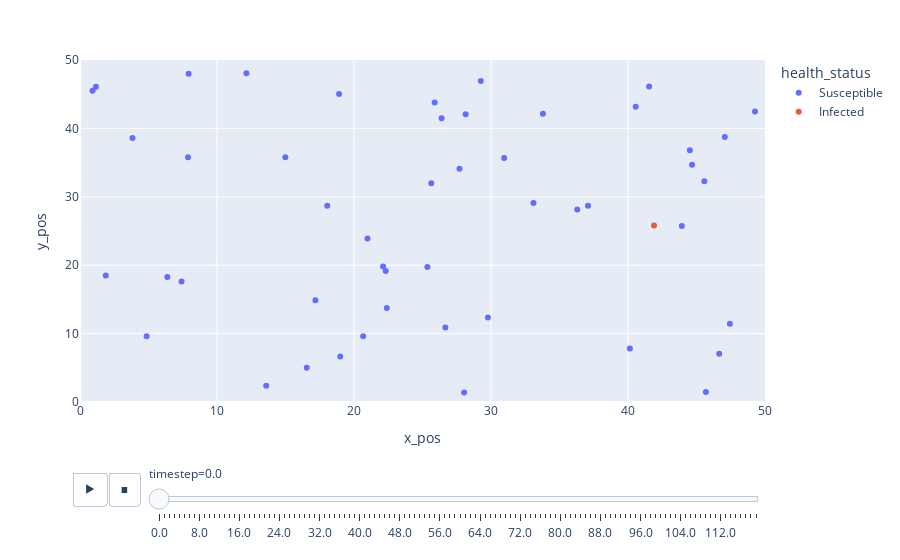

This figure's notebook cell:
### Code cell
px.scatter(s.view_df(), x="x_pos", y="y_pos", animation_frame="timestep", animation_group="id", color="health_status", range_x=[0,50], range_y=[0,50])

### Figure 1 — Plotly figure (JSON) as saved in the notebook; plotly's stock layout.template omitted (floating-point values rounded to 4 significant figures)
{"data": [{"hovertemplate": "health_status=Susceptible<br>timestep=0.0<br>x_pos=%{x}<br>y_pos=%{y}<extra></extra>", "ids": [0, 1, 2, 3, 4, 5, 6, 7, 8, 9, 10, 11, 12, 13, 14, 15, 16, 17, 18, 19, 20, 21, 22, 23, 24, 25, 26, 27, 28, 29, 30, 31, 32, 33, 34, 35, 36, 37, 38, 39, 40, 41, 42, 43, 44, 45, 46, 47, 48], "legendgroup": "Susceptible", "marker": {"color": "#636efa", "symbol": "circle"}, "mode": "markers", "name": "Susceptible", "showlegend": true, "type": "scatter", "x": [25.89, 33.1, 41.54, 13.59, 44.52, 4.864, 3.831, 25.64, 28.04, 44.68, 1.881, 47.07, 29.26, 46.66, 28.15, 14.99, 20.67, 22.12, 37.08, 7.928, 26.39, 7.412, 45.69, 19.0, 12.15, 27.7, 49.27, 40.56, 45.57, 17.18, 16.55, 0.9128, 7.881, 29.77, 30.96, 33.79, 20.99, 25.36, 47.44, 43.93, 36.29, 18.05, 22.4, 6.375, 26.67, 22.32, 40.14, 18.91, 1.163], "xaxis": "x", "y": [43.78, 29.08, 46.13, 2.362, 36.8, 9.611, 38.59, 31.98, 1.399, 34.7, 18.5, 38.75, 46.94, 7.043, 42.06, 35.78, 9.598, 19.82, 28.68, 47.97, 41.47, 17.6, 1.475, 6.668, 48.06, 34.1, 42.47, 43.16, 32.28, 14.87, 4.992, 45.5, 35.79, 12.37, 35.68, 42.15, 23.89, 19.74, 11.46, 25.72, 28.14, 28.68, 13.76, 18.28, 10.88, 19.16, 7.826, 45.05, 46.09], "yaxis": "y"}, {"hovertemplate": "health_status=Infected<br>timestep=0.0<br>x_pos=%{x}<br>y_pos=%{y}<extra></extra>", "ids": [49], "legendgroup": "Infected", "marker": {"color": "#EF553B", "symbol": "circle"}, "mode": "markers", "name": "Infected", "showlegend": true, "type": "scatter", "x": [41.9], "xaxis": "x", "y": [25.81], "yaxis": "y"}], "layout": {"legend": {"title": {"text": "health_status"}, "tracegroupgap": 0}, "margin": {"t": 60}, "sliders": [{"active": 0, "currentvalue": {"prefix": "timestep="}, "len": 0.9, "pad": {"b": 10, "t": 60}, "steps": [{"args": [["0.0"], {"frame": {"duration": 0, "redraw": false}, "fromcurrent": true, "mode": "immediate", "transition": {"duration": 0, "easing": "linear"}}], "label": "0.0", "method": "animate"}, {"args": [["1.0"], {"frame": {"duration": 0, "redraw": false}, "fromcurrent": true, "mode": "immediate", "transition": {"duration": 0, "easing": "linear"}}], "label": "1.0", "method": "animate"}, {"args": [["2.0"], {"frame": {"duration": 0, "redraw": false}, "fromcurrent": true, "mode": "immediate", "transition": {"duration": 0, "easing": "linear"}}], "label": "2.0", "method": "animate"}, {"args": [["3.0"], {"frame": {"duration": 0, "redraw": false}, "fromcurrent": true, "mode": "immediate", "transition": {"duration": 0, "easing": "linear"}}], "label": "3.0", "method": "animate"}, {"args": [["4.0"], {"frame": {"duration": 0, "redraw": false}, "fromcurrent": true, "mode": "immediate", "transition": {"duration": 0, "easing": "linear"}}], "label": "4.0", "method": "animate"}, {"args": [["5.0"], {"frame": {"duration": 0, "redraw": false}, "fromcurrent": true, "mode": "immediate", "transition": {"duration": 0, "easing": "linear"}}], "label": "5.0", "method": "animate"}, {"args": [["6.0"], {"frame": {"duration": 0, "redraw": false}, "fromcurrent": true, "mode": "immediate", "transition": {"duration": 0, "easing": "linear"}}], "label": "6.0", "method": "animate"}, {"args": [["7.0"], {"frame": {"duration": 0, "redraw": false}, "fromcurrent": true, "mode": "immediate", "transition": {"duration": 0, "easing": "linear"}}], "label": "7.0", "method": "animate"}, {"args": [["8.0"], {"frame": {"duration": 0, "redraw": false}, "fromcurrent": true, "mode": "immediate", "transition": {"duration": 0, "easing": "linear"}}], "label": "8.0", "method": "animate"}, {"args": [["9.0"], {"frame": {"duration": 0, "redraw": false}, "fromcurrent": true, "mode": "immediate", "transition": {"duration": 0, "easing": "linear"}}], "label": "9.0", "method": "animate"}, {"args": [["10.0"], {"frame": {"duration": 0, "redraw": false}, "fromcurrent": true, "mode": "immediate", "transition": {"duration": 0, "easing": "linear"}}], "label": "10.0", "method": "animate"}, {"args": [["11.0"], {"frame": {"duration": 0, "redraw": false}, "fromcurrent": true, "mode": "immediate", "transition": {"duration": 0, "easing": "linear"}}], "label": "11.0", "method": "animate"}, {"args": [["12.0"], {"frame": {"duration": 0, "redraw": false}, "fromcurrent": true, "mode": "immediate", "transition": {"duration": 0, "easing": "linear"}}], "label": "12.0", "method": "animate"}, {"args": [["13.0"], {"frame": {"duration": 0, "redraw": false}, "fromcurrent": true, "mode": "immediate", "transition": {"duration": 0, "easing": "linear"}}], "label": "13.0", "method": "animate"}, {"args": [["14.0"], {"frame": {"duration": 0, "redraw": false}, "fromcurrent": true, "mode": "immediate", "transition": {"duration": 0, "easing": "linear"}}], "label": "14.0", "method": "animate"}, {"args": [["15.0"], {"frame": {"duration": 0, "redraw": false}, "fromcurrent": true, "mode": "immediate", "transition": {"duration": 0, "easing": "linear"}}], "label": "15.0", "method": "animate"}, {"args": [["16.0"], {"frame": {"duration": 0, "redraw": false}, "fromcurrent": true, "mode": "immediate", "transition": {"duration": 0, "easing": "linear"}}], "label": "16.0", "method": "animate"}, {"args": [["17.0"], {"frame": {"duration": 0, "redraw": false}, "fromcurrent": true, "mode": "immediate", "transition": {"duration": 0, "easing": "linear"}}], "label": "17.0", "method": "animate"}, {"args": [["18.0"], {"frame": {"duration": 0, "redraw": false}, "fromcurrent": true, "mode": "immediate", "transition": {"duration": 0, "easing": "linear"}}], "label": "18.0", "method": "animate"}, {"args": [["19.0"], {"frame": {"duration": 0, "redraw": false}, "fromcurrent": true, "mode": "immediate", "transition": {"duration": 0, "easing": "linear"}}], "label": "19.0", "method": "animate"}, {"args": [["20.0"], {"frame": {"duration": 0, "redraw": false}, "fromcurrent": true, "mode": "immediate", "transition": {"duration": 0, "easing": "linear"}}], "label": "20.0", "method": "animate"}, {"args": [["21.0"], {"frame": {"duration": 0, "redraw": false}, "fromcurrent": true, "mode": "immediate", "transition": {"duration": 0, "easing": "linear"}}], "label": "21.0", "method": "animate"}, {"args": [["22.0"], {"frame": {"duration": 0, "redraw": false}, "fromcurrent": true, "mode": "immediate", "transition": {"duration": 0, "easing": "linear"}}], "label": "22.0", "method": "animate"}, {"args": [["23.0"], {"frame": {"duration": 0, "redraw": false}, "fromcurrent": true, "mode": "immediate", "transition": {"duration": 0, "easing": "linear"}}], "label": "23.0", "method": "animate"}, {"args": [["24.0"], {"frame": {"duration": 0, "redraw": false}, "fromcurrent": true, "mode": "immediate", "transition": {"duration": 0, "easing": "linear"}}], "label": "24.0", "method": "animate"}, {"args": [["25.0"], {"frame": {"duration": 0, "redraw": false}, "fromcurrent": true, "mode": "immediate", "transition": {"duration": 0, "easing": "linear"}}], "label": "25.0", "method": "animate"}, {"args": [["26.0"], {"frame": {"duration": 0, "redraw": false}, "fromcurrent": true, "mode": "immediate", "transition": {"duration": 0, "easing": "linear"}}], "label": "26.0", "method": "animate"}, {"args": [["27.0"], {"frame": {"duration": 0, "redraw": false}, "fromcurrent": true, "mode": "immediate", "transition": {"duration": 0, "easing": "linear"}}], "label": "27.0", "method": "animate"}, {"args": [["28.0"], {"frame": {"duration": 0, "redraw": false}, "fromcurrent": true, "mode": "immediate", "transition": {"duration": 0, "easing": "linear"}}], "label": "28.0", "method": "animate"}, {"args": [["29.0"], {"frame": {"duration": 0, "redraw": false}, "fromcurrent": true, "mode": "immediate", "transition": {"duration": 0, "easing": "linear"}}], "label": "29.0", "method": "animate"}, {"args": [["30.0"], {"frame": {"duration": 0, "redraw": false}, "fromcurrent": true, "mode": "immediate", "transition": {"duration": 0, "easing": "linear"}}], "label": "30.0", "method": "animate"}, {"args": [["31.0"], {"frame": {"duration": 0, "redraw": false}, "fromcurrent": true, "mode": "immediate", "transition": {"duration": 0, "easing": "linear"}}], "label": "31.0", "method": "animate"}, {"args": [["32.0"], {"frame": {"duration": 0, "redraw": false}, "fromcurrent": true, "mode": "immediate", "transition": {"duration": 0, "easing": "linear"}}], "label": "32.0", "method": "animate"}, {"args": [["33.0"], {"frame": {"duration": 0, "redraw": false}, "fromcurrent": true, "mode": "immediate", "transition": {"duration": 0, "easing": "linear"}}], "label": "33.0", "method": "animate"}, {"args": [["34.0"], {"frame": {"duration": 0, "redraw": false}, "fromcurrent": true, "mode": "immediate", "transition": {"duration": 0, "easing": "linear"}}], "label": "34.0", "method": "animate"}, {"args": [["35.0"], {"frame": {"duration": 0, "redraw": false}, "fromcurrent": true, "mode": "immediate", "transition": {"duration": 0, "easing": "linear"}}], "label": "35.0", "method": "animate"}, {"args": [["36.0"], {"frame": {"duration": 0, "redraw": false}, "fromcurrent": true, "mode": "immediate", "transition": {"duration": 0, "easing": "linear"}}], "label": "36.0", "method": "animate"}, {"args": [["37.0"], {"frame": {"duration": 0, "redraw": false}, "fromcurrent": true, "mode": "immediate", "transition": {"duration": 0, "easing": "linear"}}], "label": "37.0", "method": "animate"}, {"args": [["38.0"], {"frame": {"duration": 0, "redraw": false}, "fromcurrent": true, "mode": "immediate", "transition": {"duration": 0, "easing": "linear"}}], "label": "38.0", "method": "animate"}, {"args": [["39.0"], {"frame": {"duration": 0, "redraw": false}, "fromcurrent": true, "mode": "immediate", "transition": {"duration": 0, "easing": "linear"}}], "label": "39.0", "method": "animate"}, {"args": [["40.0"], {"frame": {"duration": 0, "redraw": false}, "fromcurrent": true, "mode": "immediate", "transition": {"duration": 0, "easing": "linear"}}], "label": "40.0", "method": "animate"}, {"args": [["41.0"], {"frame": {"duration": 0, "redraw": false}, "fromcurrent": true, "mode": "immediate", "transition": {"duration": 0, "easing": "linear"}}], "label": "41.0", "method": "animate"}, {"args": [["42.0"], {"frame": {"duration": 0, "redraw": false}, "fromcurrent": true, "mode": "immediate", "transition": {"duration": 0, "easing": "linear"}}], "label": "42.0", "method": "animate"}, {"args": [["43.0"], {"frame": {"duration": 0, "redraw": false}, "fromcurrent": true, "mode": "immediate", "transition": {"duration": 0, "easing": "linear"}}], "label": "43.0", "method": "animate"}, {"args": [["44.0"], {"frame": {"duration": 0, "redraw": false}, "fromcurrent": true, "mode": "immediate", "transition": {"duration": 0, "easing": "linear"}}], "label": "44.0", "method": "animate"}, {"args": [["45.0"], {"frame": {"duration": 0, "redraw": false}, "fromcurrent": true, "mode": "immediate", "transition": {"duration": 0, "easing": "linear"}}], "label": "45.0", "method": "animate"}, {"args": [["46.0"], {"frame": {"duration": 0, "redraw": false}, "fromcurrent": true, "mode": "immediate", "transition": {"duration": 0, "easing": "linear"}}], "label": "46.0", "method": "animate"}, {"args": [["47.0"], {"frame": {"duration": 0, "redraw": false}, "fromcurrent": true, "mode": "immediate", "transition": {"duration": 0, "easing": "linear"}}], "label": "47.0", "method": "animate"}, {"args": [["48.0"], {"frame": {"duration": 0, "redraw": false}, "fromcurrent": true, "mode": "immediate", "transition": {"duration": 0, "easing": "linear"}}], "label": "48.0", "method": "animate"}, {"args": [["49.0"], {"frame": {"duration": 0, "redraw": false}, "fromcurrent": true, "mode": "immediate", "transition": {"duration": 0, "easing": "linear"}}], "label": "49.0", "method": "animate"}, {"args": [["50.0"], {"frame": {"duration": 0, "redraw": false}, "fromcurrent": true, "mode": "immediate", "transition": {"duration": 0, "easing": "linear"}}], "label": "50.0", "method": "animate"}, {"args": [["51.0"], {"frame": {"duration": 0, "redraw": false}, "fromcurrent": true, "mode": "immediate", "transition": {"duration": 0, "easing": "linear"}}], "label": "51.0", "method": "animate"}, {"args": [["52.0"], {"frame": {"duration": 0, "redraw": false}, "fromcurrent": true, "mode": "immediate", "transition": {"duration": 0, "easing": "linear"}}], "label": "52.0", "method": "animate"}, {"args": [["53.0"], {"frame": {"duration": 0, "redraw": false}, "fromcurrent": true, "mode": "immediate", "transition": {"duration": 0, "easing": "linear"}}], "label": "53.0", "method": "animate"}, {"args": [["54.0"], {"frame": {"duration": 0, "redraw": false}, "fromcurrent": true, "mode": "immediate", "transition": {"duration": 0, "easing": "linear"}}], "label": "54.0", "method": "animate"}, {"args": [["55.0"], {"frame": {"duration": 0, "redraw": false}, "fromcurrent": true, "mode": "immediate", "transition": {"duration": 0, "easing": "linear"}}], "label": "55.0", "method": "animate"}, {"args": [["56.0"], {"frame": {"duration": 0, "redraw": false}, "fromcurrent": true, "mode": "immediate", "transition": {"duration": 0, "easing": "linear"}}], "label": "56.0", "method": "animate"}, {"args": [["57.0"], {"frame": {"duration": 0, "redraw": false}, "fromcurrent": true, "mode": "immediate", "transition": {"duration": 0, "easing": "linear"}}], "label": "57.0", "method": "animate"}, {"args": [["58.0"], {"frame": {"duration": 0, "redraw": false}, "fromcurrent": true, "mode": "immediate", "transition": {"duration": 0, "easing": "linear"}}], "label": "58.0", "method": "animate"}, {"args": [["59.0"], {"frame": {"duration": 0, "redraw": false}, "fromcurrent": true, "mode": "immediate", "transition": {"duration": 0, "easing": "linear"}}], "label": "59.0", "method": "animate"}, {"args": [["60.0"], {"frame": {"duration": 0, "redraw": false}, "fromcurrent": true, "mode": "immediate", "transition": {"duration": 0, "easing": "linear"}}], "label": "60.0", "method": "animate"}, {"args": [["61.0"], {"frame": {"duration": 0, "redraw": false}, "fromcurrent": true, "mode": "immediate", "transition": {"duration": 0, "easing": "linear"}}], "label": "61.0", "method": "animate"}, {"args": [["62.0"], {"frame": {"duration": 0, "redraw": false}, "fromcurrent": true, "mode": "immediate", "transition": {"duration": 0, "easing": "linear"}}], "label": "62.0", "method": "animate"}, {"args": [["63.0"], {"frame": {"duration": 0, "redraw": false}, "fromcurrent": true, "mode": "immediate", "transition": {"duration": 0, "easing": "linear"}}], "label": "63.0", "method": "animate"}, {"args": [["64.0"], {"frame": {"duration": 0, "redraw": false}, "fromcurrent": true, "mode": "immediate", "transition": {"duration": 0, "easing": "linear"}}], "label": "64.0", "method": "animate"}, {"args": [["65.0"], {"frame": {"duration": 0, "redraw": false}, "fromcurrent": true, "mode": "immediate", "transition": {"duration": 0, "easing": "linear"}}], "label": "65.0", "method": "animate"}, {"args": [["66.0"], {"frame": {"duration": 0, "redraw": false}, "fromcurrent": true, "mode": "immediate", "transition": {"duration": 0, "easing": "linear"}}], "label": "66.0", "method": "animate"}, {"args": [["67.0"], {"frame": {"duration": 0, "redraw": false}, "fromcurrent": true, "mode": "immediate", "transition": {"duration": 0, "easing": "linear"}}], "label": "67.0", "method": "animate"}, {"args": [["68.0"], {"frame": {"duration": 0, "redraw": false}, "fromcurrent": true, "mode": "immediate", "transition": {"duration": 0, "easing": "linear"}}], "label": "68.0", "method": "animate"}, {"args": [["69.0"], {"frame": {"duration": 0, "redraw": false}, "fromcurrent": true, "mode": "immediate", "transition": {"duration": 0, "easing": "linear"}}], "label": "69.0", "method": "animate"}, {"args": [["70.0"], {"frame": {"duration": 0, "redraw": false}, "fromcurrent": true, "mode": "immediate", "transition": {"duration": 0, "easing": "linear"}}], "label": "70.0", "method": "animate"}, {"args": [["71.0"], {"frame": {"duration": 0, "redraw": false}, "fromcurrent": true, "mode": "immediate", "transition": {"duration": 0, "easing": "linear"}}], "label": "71.0", "method": "animate"}, {"args": [["72.0"], {"frame": {"duration": 0, "redraw": false}, "fromcurrent": true, "mode": "immediate", "transition": {"duration": 0, "easing": "linear"}}], "label": "72.0", "method": "animate"}, {"args": [["73.0"], {"frame": {"duration": 0, "redraw": false}, "fromcurrent": true, "mode": "immediate", "transition": {"duration": 0, "easing": "linear"}}], "label": "73.0", "method": "animate"}, {"args": [["74.0"], {"frame": {"duration": 0, "redraw": false}, "fromcurrent": true, "mode": "immediate", "transition": {"duration": 0, "easing": "linear"}}], "label": "74.0", "method": "animate"}, {"args": [["75.0"], {"frame": {"duration": 0, "redraw": false}, "fromcurrent": true, "mode": "immediate", "transition": {"duration": 0, "easing": "linear"}}], "label": "75.0", "method": "animate"}, {"args": [["76.0"], {"frame": {"duration": 0, "redraw": false}, "fromcurrent": true, "mode": "immediate", "transition": {"duration": 0, "easing": "linear"}}], "label": "76.0", "method": "animate"}, {"args": [["77.0"], {"frame": {"duration": 0, "redraw": false}, "fromcurrent": true, "mode": "immediate", "transition": {"duration": 0, "easing": "linear"}}], "label": "77.0", "method": "animate"}, {"args": [["78.0"], {"frame": {"duration": 0, "redraw": false}, "fromcurrent": true, "mode": "immediate", "transition": {"duration": 0, "easing": "linear"}}], "label": "78.0", "method": "animate"}, {"args": [["79.0"], {"frame": {"duration": 0, "redraw": false}, "fromcurrent": true, "mode": "immediate", "transition": {"duration": 0, "easing": "linear"}}], "label": "79.0", "method": "animate"}, {"args": [["80.0"], {"frame": {"duration": 0, "redraw": false}, "fromcurrent": true, "mode": "immediate", "transition": {"duration": 0, "easing": "linear"}}], "label": "80.0", "method": "animate"}, {"args": [["81.0"], {"frame": {"duration": 0, "redraw": false}, "fromcurrent": true, "mode": "immediate", "transition": {"duration": 0, "easing": "linear"}}], "label": "81.0", "method": "animate"}, {"args": [["82.0"], {"frame": {"duration": 0, "redraw": false}, "fromcurrent": true, "mode": "immediate", "transition": {"duration": 0, "easing": "linear"}}], "label": "82.0", "method": "animate"}, {"args": [["83.0"], {"frame": {"duration": 0, "redraw": false}, "fromcurrent": true, "mode": "immediate", "transition": {"duration": 0, "easing": "linear"}}], "label": "83.0", "method": "animate"}, {"args": [["84.0"], {"frame": {"duration": 0, "redraw": false}, "fromcurrent": true, "mode": "immediate", "transition": {"duration": 0, "easing": "linear"}}], "label": "84.0", "method": "animate"}, {"args": [["85.0"], {"frame": {"duration": 0, "redraw": false}, "fromcurrent": true, "mode": "immediate", "transition": {"duration": 0, "easing": "linear"}}], "label": "85.0", "method": "animate"}, {"args": [["86.0"], {"frame": {"duration": 0, "redraw": false}, "fromcurrent": true, "mode": "immediate", "transition": {"duration": 0, "easing": "linear"}}], "label": "86.0", "method": "animate"}, {"args": [["87.0"], {"frame": {"duration": 0, "redraw": false}, "fromcurrent": true, "mode": "immediate", "transition": {"duration": 0, "easing": "linear"}}], "label": "87.0", "method": "animate"}, {"args": [["88.0"], {"frame": {"duration": 0, "redraw": false}, "fromcurrent": true, "mode": "immediate", "transition": {"duration": 0, "easing": "linear"}}], "label": "88.0", "method": "animate"}, {"args": [["89.0"], {"frame": {"duration": 0, "redraw": false}, "fromcurrent": true, "mode": "immediate", "transition": {"duration": 0, "easing": "linear"}}], "label": "89.0", "method": "animate"}, {"args": [["90.0"], {"frame": {"duration": 0, "redraw": false}, "fromcurrent": true, "mode": "immediate", "transition": {"duration": 0, "easing": "linear"}}], "label": "90.0", "method": "animate"}, {"args": [["91.0"], {"frame": {"duration": 0, "redraw": false}, "fromcurrent": true, "mode": "immediate", "transition": {"duration": 0, "easing": "linear"}}], "label": "91.0", "method": "animate"}, {"args": [["92.0"], {"frame": {"duration": 0, "redraw": false}, "fromcurrent": true, "mode": "immediate", "transition": {"duration": 0, "easing": "linear"}}], "label": "92.0", "method": "animate"}, {"args": [["93.0"], {"frame": {"duration": 0, "redraw": false}, "fromcurrent": true, "mode": "immediate", "transition": {"duration": 0, "easing": "linear"}}], "label": "93.0", "method": "animate"}, {"args": [["94.0"], {"frame": {"duration": 0, "redraw": false}, "fromcurrent": true, "mode": "immediate", "transition": {"duration": 0, "easing": "linear"}}], "label": "94.0", "method": "animate"}, {"args": [["95.0"], {"frame": {"duration": 0, "redraw": false}, "fromcurrent": true, "mode": "immediate", "transition": {"duration": 0, "easing": "linear"}}], "label": "95.0", "method": "animate"}, {"args": [["96.0"], {"frame": {"duration": 0, "redraw": false}, "fromcurrent": true, "mode": "immediate", "transition": {"duration": 0, "easing": "linear"}}], "label": "96.0", "method": "animate"}, {"args": [["97.0"], {"frame": {"duration": 0, "redraw": false}, "fromcurrent": true, "mode": "immediate", "transition": {"duration": 0, "easing": "linear"}}], "label": "97.0", "method": "animate"}, {"args": [["98.0"], {"frame": {"duration": 0, "redraw": false}, "fromcurrent": true, "mode": "immediate", "transition": {"duration": 0, "easing": "linear"}}], "label": "98.0", "method": "animate"}, {"args": [["99.0"], {"frame": {"duration": 0, "redraw": false}, "fromcurrent": true, "mode": "immediate", "transition": {"duration": 0, "easing": "linear"}}], "label": "99.0", "method": "animate"}, {"args": [["100.0"], {"frame": {"duration": 0, "redraw": false}, "fromcurrent": true, "mode": "immediate", "transition": {"duration": 0, "easing": "linear"}}], "label": "100.0", "method": "animate"}, {"args": [["101.0"], {"frame": {"duration": 0, "redraw": false}, "fromcurrent": true, "mode": "immediate", "transition": {"duration": 0, "easing": "linear"}}], "label": "101.0", "method": "animate"}, {"args": [["102.0"], {"frame": {"duration": 0, "redraw": false}, "fromcurrent": true, "mode": "immediate", "transition": {"duration": 0, "easing": "linear"}}], "label": "102.0", "method": "animate"}, {"args": [["103.0"], {"frame": {"duration": 0, "redraw": false}, "fromcurrent": true, "mode": "immediate", "transition": {"duration": 0, "easing": "linear"}}], "label": "103.0", "method": "animate"}, {"args": [["104.0"], {"frame": {"duration": 0, "redraw": false}, "fromcurrent": true, "mode": "immediate", "transition": {"duration": 0, "easing": "linear"}}], "label": "104.0", "method": "animate"}, {"args": [["105.0"], {"frame": {"duration": 0, "redraw": false}, "fromcurrent": true, "mode": "immediate", "transition": {"duration": 0, "easing": "linear"}}], "label": "105.0", "method": "animate"}, {"args": [["106.0"], {"frame": {"duration": 0, "redraw": false}, "fromcurrent": true, "mode": "immediate", "transition": {"duration": 0, "easing": "linear"}}], "label": "106.0", "method": "animate"}, {"args": [["107.0"], {"frame": {"duration": 0, "redraw": false}, "fromcurrent": true, "mode": "immediate", "transition": {"duration": 0, "easing": "linear"}}], "label": "107.0", "method": "animate"}, {"args": [["108.0"], {"frame": {"duration": 0, "redraw": false}, "fromcurrent": true, "mode": "immediate", "transition": {"duration": 0, "easing": "linear"}}], "label": "108.0", "method": "animate"}, {"args": [["109.0"], {"frame": {"duration": 0, "redraw": false}, "fromcurrent": true, "mode": "immediate", "transition": {"duration": 0, "easing": "linear"}}], "label": "109.0", "method": "animate"}, {"args": [["110.0"], {"frame": {"duration": 0, "redraw": false}, "fromcurrent": true, "mode": "immediate", "transition": {"duration": 0, "easing": "linear"}}], "label": "110.0", "method": "animate"}, {"args": [["111.0"], {"frame": {"duration": 0, "redraw": false}, "fromcurrent": true, "mode": "immediate", "transition": {"duration": 0, "easing": "linear"}}], "label": "111.0", "method": "animate"}, {"args": [["112.0"], {"frame": {"duration": 0, "redraw": false}, "fromcurrent": true, "mode": "immediate", "transition": {"duration": 0, "easing": "linear"}}], "label": "112.0", "method": "animate"}, {"args": [["113.0"], {"frame": {"duration": 0, "redraw": false}, "fromcurrent": true, "mode": "immediate", "transition": {"duration": 0, "easing": "linear"}}], "label": "113.0", "method": "animate"}, {"args": [["114.0"], {"frame": {"duration": 0, "redraw": false}, "fromcurrent": true, "mode": "immediate", "transition": {"duration": 0, "easing": "linear"}}], "label": "114.0", "method": "animate"}, {"args": [["115.0"], {"frame": {"duration": 0, "redraw": false}, "fromcurrent": true, "mode": "immediate", "transition": {"duration": 0, "easing": "linear"}}], "label": "115.0", "method": "animate"}, {"args": [["116.0"], {"frame": {"duration": 0, "redraw": false}, "fromcurrent": true, "mode": "immediate", "transition": {"duration": 0, "easing": "linear"}}], "label": "116.0", "method": "animate"}, {"args": [["117.0"], {"frame": {"duration": 0, "redraw": false}, "fromcurrent": true, "mode": "immediate", "transition": {"duration": 0, "easing": "linear"}}], "label": "117.0", "method": "animate"}, {"args": [["118.0"], {"frame": {"duration": 0, "redraw": false}, "fromcurrent": true, "mode": "immediate", "transition": {"duration": 0, "easing": "linear"}}], "label": "118.0", "method": "animate"}, {"args": [["119.0"], {"frame": {"duration": 0, "redraw": false}, "fromcurrent": true, "mode": "immediate", "transition": {"duration": 0, "easing": "linear"}}], "label": "119.0", "method": "animate"}], "x": 0.1, "xanchor": "left", "y": 0, "yanchor": "top"}], "updatemenus": [{"buttons": [{"args": [null, {"frame": {"duration": 500, "redraw": false}, "fromcurrent": true, "mode": "immediate", "transition": {"duration": 500, "easing": "linear"}}], "label": "&#9654;", "method": "animate"}, {"args": [[null], {"frame": {"duration": 0, "redraw": false}, "fromcurrent": true, "mode": "immediate", "transition": {"duration": 0, "easing": "linear"}}], "label": "&#9724;", "method": "animate"}], "direction": "left", "pad": {"r": 10, "t": 70}, "showactive": false, "type": "buttons", "x": 0.1, "xanchor": "right", "y": 0, "yanchor": "top"}], "xaxis": {"anchor": "y", "domain": [0, 1], "range": [0, 50], "title": {"text": "x_pos"}}, "yaxis": {"anchor": "x", "domain": [0, 1], "range": [0, 50], "title": {"text": "y_pos"}}}}
